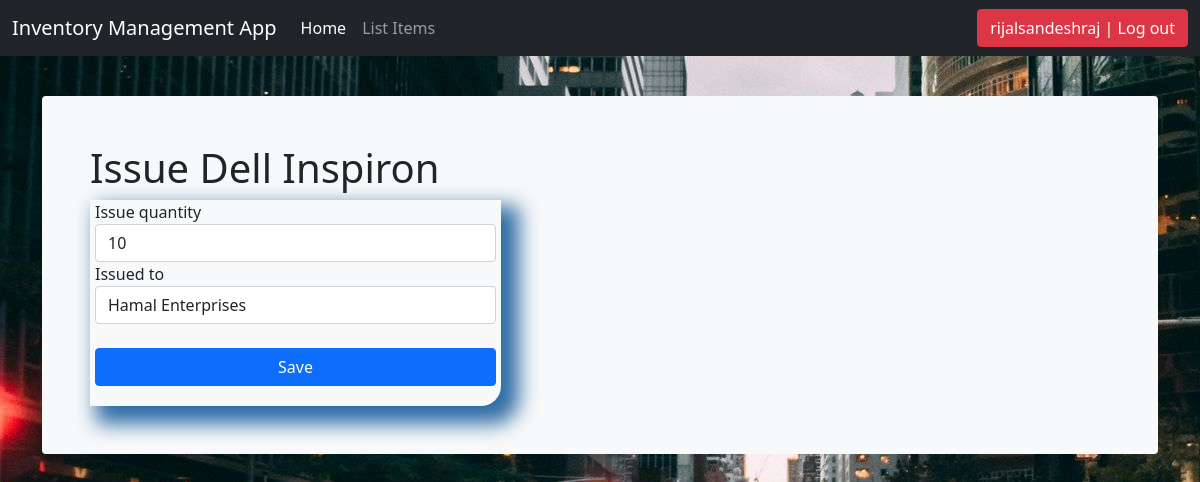
The app's page /issue_items/1/ (signed in), older data.
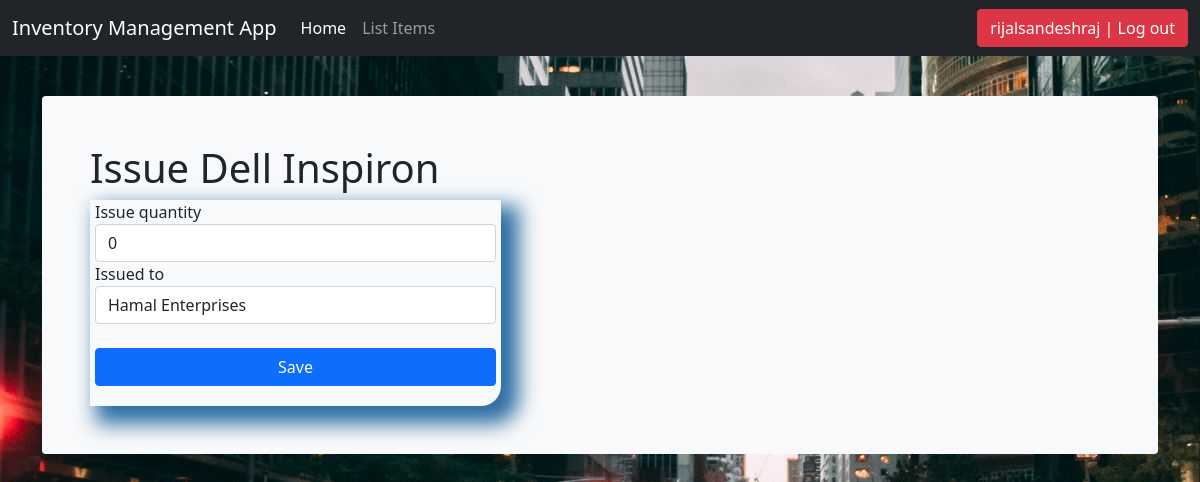
The same page, newer data.
### inventory/models.py (models this page shows, shortened)
class Stock(models.Model):
    category = models.CharField(
        max_length=50, blank=True, null=True)
    item_name = models.CharField(
        max_length=50, unique=True, blank=True, null=True)
    quantity = models.PositiveIntegerField(default=0, blank=True, null=True)
    receive_quantity = models.PositiveIntegerField(
        default=0, blank=True, null=True)
    received_by = models.CharField(max_length=50, blank=True, null=True)
    issue_quantity = models.PositiveIntegerField(
        default=0, blank=True, null=True)
    issued_by = models.CharField(max_length=50, blank=True, null=True)
    issued_to = models.CharField(max_length=50, blank=True, null=True)
    phone_number = models.CharField(max_length=15, blank=True, null=True)
    created_by = models.CharField(max_length=50, blank=True, null=True)
    reorder_level = models.PositiveIntegerField(
        default=0, blank=True, null=True)
    recorded_on = models.DateTimeField(auto_now_add=True)
    last_updated = models.DateTimeField(auto_now=True)

### inventory/views.py (the view, shortened to what this page needs)
# urls.py: path('issue_items/<str:pk>/', views.issue_items, name="issue_items"),
def issue_items(request, pk):
    queryset = Stock.objects.get(id=pk)
    form = IssueForm(request.POST or None, instance=queryset)
    context = {
        "title": 'Issue ' + str(queryset.item_name),
        "queryset": queryset,
        "form": form,
        "username": 'Issue By: ' + str(request.user),
    }
    return render(request, "add_item.html", context)

### inventory/forms.py
class IssueForm(forms.ModelForm):
    class Meta:
        model = Stock
        fields = ['issue_quantity', 'issued_to']

### inventory/templates/add_item.html (shortened to what this page needs)
{% load static %}
{% load crispy_forms_tags %}
<!DOCTYPE html>
<html lang="en">
<head>
    <link href="{% static 'css/style.css' %}" rel="stylesheet">
    <link href="{% static 'css/bootstrap.min.css' %}" rel="stylesheet">
    <link href="{% static 'css/navbar-top-fixed.css' %}" rel="stylesheet">
</head>
{% include 'navbar.html' %}
<body>
    <br>
    <main class="container">
        <div class="bg-light p-5 rounded">
            <h1>{{title}}</h1>
            <div class="row">
                <div class="col-sm-5">
                    <div class="display_table">
                        <form method="POST" action="">{% csrf_token %}
                            {{ form|crispy }}
                            <br>
                            <input class="btn btn-primary mybutton" type="submit" value="Save" />
                        </form>
                    </div>
                </div>
            </div>
        </div>
    </main>
</body>
</html>

Row changes from the older to the newer data that the page shows:
changed Stock "Hamal Enterprises": issue_quantity "10" → "0"
